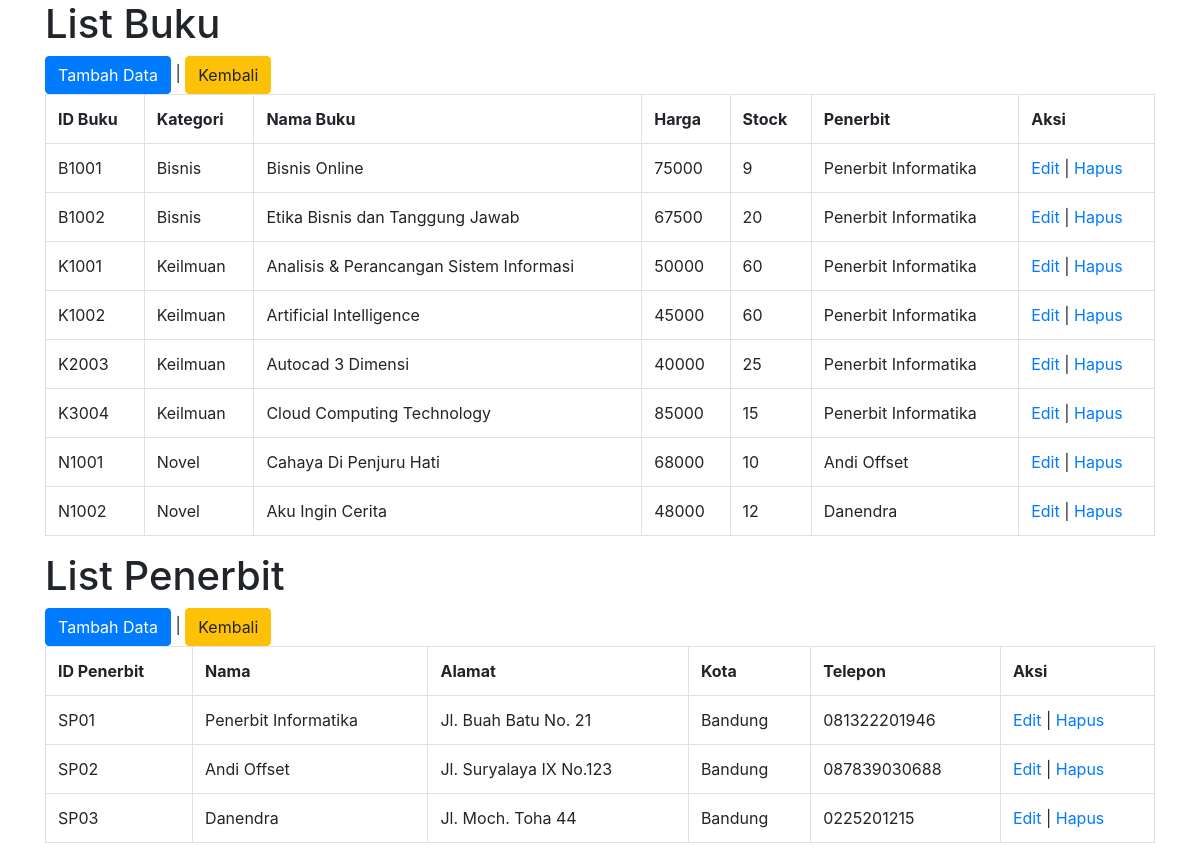
The app's page /admin.php with its own data.
### tables this page shows
CREATE TABLE `tabel_buku` (
  `id_buku` char(5) NOT NULL,
  `kategori` varchar(100) NOT NULL,
  `nama_buku` varchar(100) NOT NULL,
  `harga` int(11) NOT NULL,
  `stok` int(11) NOT NULL,
  `penerbit` varchar(100) NOT NULL
);

CREATE TABLE `tabel_penerbit` (
  `id_penerbit` char(5) NOT NULL,
  `nama` varchar(150) NOT NULL,
  `alamat` varchar(200) NOT NULL,
  `kota` varchar(100) NOT NULL,
  `telepon` varchar(20) NOT NULL
);

### admin.php (the view, shortened to what this page needs)
<?php
include 'config.php';
$view = $dbconnect->query("SELECT * FROM tabel_buku");
$view2 = $dbconnect->query("SELECT * FROM tabel_penerbit");
?>
<!DOCTYPE html>
<html>
<head>
  <link rel="stylesheet" href="css/bootstrap.min.css">
</head>
<body>
  <div class="container">
    <h1>List Buku</h1>
    <a href="buku_add.php" class="btn btn-primary">Tambah Data</a> | <a href="index.php" class="btn btn-warning">Kembali</a>
    <br>
    <table class="table table-bordered">
      <tr>
        <th>ID Buku</th>
        <th>Kategori</th>
        <th>Nama Buku</th>
        <th>Harga</th>
        <th>Stock</th>
        <th>Penerbit</th>
        <th>Aksi</th>
      </tr>
      <?php
      while ($row = $view->fetch_array()) {
      ?>
        <tr>
          <td> <?= $row['id_buku'] ?></td>
          <td> <?= $row['kategori'] ?></td>
          <td> <?= $row['nama_buku'] ?></td>
          <td> <?= $row['harga'] ?></td>
          <td> <?= $row['stok'] ?></td>
          <td> <?= $row['penerbit'] ?></td>
          <td>
            <a href="buku_edit.php?id_buku=<?= $row['id_buku'] ?>">Edit</a> |
            <a href="buku_hapus.php?id_buku=<?= $row['id_buku'] ?>" onclick="return confirm('Apakah Anda yakin mau menghapus?')">Hapus</a>
          </td>
        </tr>
      <?php
      }
      ?>
    </table>
  </div>
  <div class="container">
    <h1>List Penerbit</h1>
    <a href="penerbit_add.php" class="btn btn-primary">Tambah Data</a> | <a href="index.php" class="btn btn-warning">Kembali</a>
    <br>
    <table class="table table-bordered">
      <tr>
        <th>ID Penerbit</th>
        <th>Nama</th>
        <th>Alamat</th>
        <th>Kota</th>
        <th>Telepon</th>
        <th>Aksi</th>
      </tr>
      <?php
      while ($row2 = $view2->fetch_array()) {
      ?>
        <tr>
          <td> <?= $row2['id_penerbit'] ?></td>
          <td> <?= $row2['nama'] ?></td>
          <td> <?= $row2['alamat'] ?></td>
          <td> <?= $row2['kota'] ?></td>
          <td> <?= $row2['telepon'] ?></td>
          <td>
            <a href="penerbit_edit.php?id_penerbit=<?= $row2['id_penerbit'] ?>">Edit</a> |
            <a href="penerbit_hapus.php?id_penerbit=<?= $row2['id_penerbit'] ?>" onclick="return confirm('Apakah Anda yakin mau menghapus?')">Hapus</a>
          </td>
        </tr>
      <?php
      }
      ?>
    </table>
  </div>
</body>
</html>

### records on screen
tabel_buku: id_buku "B1001", kategori "Bisnis", nama_buku "Bisnis Online", harga "75000", stok "9", penerbit "Penerbit Informatika"
tabel_buku: id_buku "B1002", kategori "Bisnis", nama_buku "Etika Bisnis dan Tanggung Jawab", harga "67500", stok "20", penerbit "Penerbit Informatika"
tabel_buku: id_buku "K1001", kategori "Keilmuan", nama_buku "Analisis & Perancangan Sistem Informasi", harga "50000", stok "60", penerbit "Penerbit Informatika"
tabel_buku: id_buku "K1002", kategori "Keilmuan", nama_buku "Artificial Intelligence", harga "45000", stok "60", penerbit "Penerbit Informatika"
tabel_buku: id_buku "K2003", kategori "Keilmuan", nama_buku "Autocad 3 Dimensi", harga "40000", stok "25", penerbit "Penerbit Informatika"
tabel_buku: id_buku "K3004", kategori "Keilmuan", nama_buku "Cloud Computing Technology", harga "85000", stok "15", penerbit "Penerbit Informatika"
tabel_buku: id_buku "N1001", kategori "Novel", nama_buku "Cahaya Di Penjuru Hati", harga "68000", stok "10", penerbit "Andi Offset"
tabel_buku: id_buku "N1002", kategori "Novel", nama_buku "Aku Ingin Cerita", harga "48000", stok "12", penerbit "Danendra"
tabel_penerbit: id_penerbit "SP01", nama "Penerbit Informatika", alamat "Jl. Buah Batu No. 21", kota "Bandung", telepon "081322201946"
tabel_penerbit: id_penerbit "SP02", nama "Andi Offset", alamat "Jl. Suryalaya IX No.123", kota "Bandung", telepon "087839030688"
tabel_penerbit: id_penerbit "SP03", nama "Danendra", alamat "Jl. Moch. Toha 44", kota "Bandung", telepon "0225201215"
